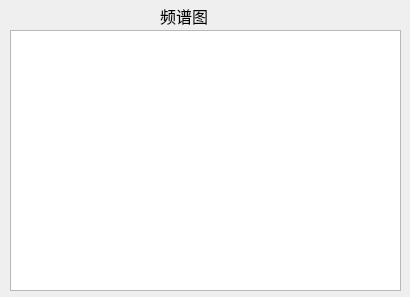
<?xml version="1.0" encoding="UTF-8"?>
<ui version="4.0">
 <class>Form</class>
 <widget class="QWidget" name="Form">
  <property name="geometry">
   <rect>
    <x>0</x>
    <y>0</y>
    <width>410</width>
    <height>297</height>
   </rect>
  </property>
  <property name="windowTitle">
   <string>Form</string>
  </property>
  <widget class="QLabel" name="label">
   <property name="geometry">
    <rect>
     <x>160</x>
     <y>0</y>
     <width>71</width>
     <height>31</height>
    </rect>
   </property>
   <property name="font">
    <font>
     <family>Arial</family>
     <pointsize>12</pointsize>
    </font>
   </property>
   <property name="text">
    <string>频谱图</string>
   </property>
  </widget>
  <widget class="QGraphicsView" name="graphicsView">
   <property name="geometry">
    <rect>
     <x>10</x>
     <y>30</y>
     <width>391</width>
     <height>261</height>
    </rect>
   </property>
  </widget>
 </widget>
 <resources/>
 <connections/>
</ui>
